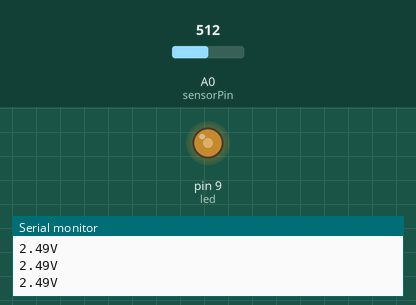
Bench run of a sketch on a simulated Arduino Uno, built with avr-gcc and run on an emulated ATmega328P. Shown: output pins drawn as LEDs (lit = HIGH), the last lines printed to the serial monitor. Inputs (shaded band) come from the test bench; at power-on: A0 (sensorPin) = 512.

Above: at 1.2 s.
1.3 s: A0 (sensorPin) set to 716
At 2.5 s:
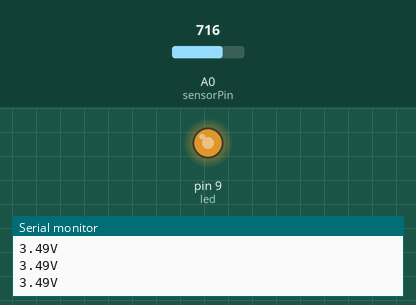
2.8 s: A0 (sensorPin) set to 900
At 4.0 s:
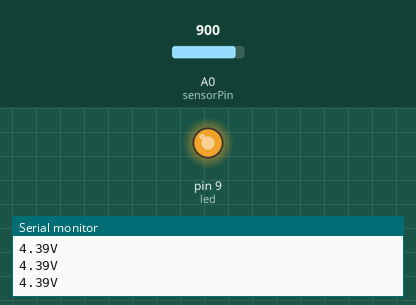
4.3 s: A0 (sensorPin) set to 122
At 5.5 s:
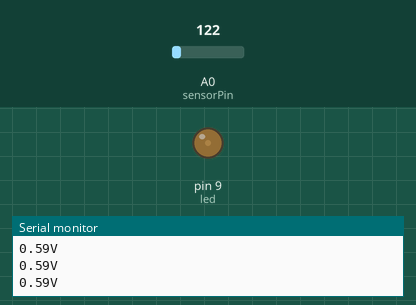
5.8 s: A0 (sensorPin) set to 0
At 7.0 s:
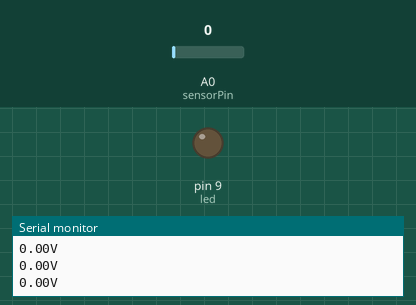
7.3 s: A0 (sensorPin) set to 511
At 8.5 s:
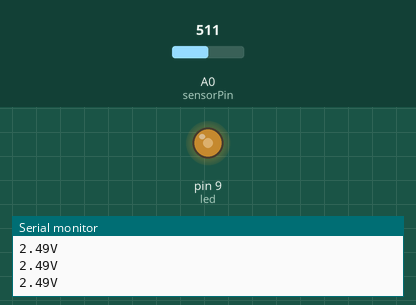
Timing chart, 0 to 9.8 s (numbered marks = the images above; inputs shaded):
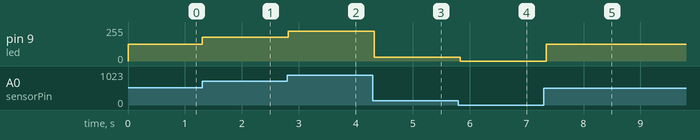

The sketch:

photoresistor_LED.ino
```cpp
int sensorPin = A0;    // select the input pin for the potentiometer
int sensorValue = 0;  // variable to store the value coming from the sensor
int led = 9;           // the PWM pin the LED is attached to
float voltage = 0;  // voltage(0~5V) cross the resistor which is affected by the photoresistor

// the setup routine runs once when you press reset:
void setup() {
  // declare pin 9 to be an output:
  pinMode(led, OUTPUT);
  Serial.begin(9600);
}

// the loop routine runs over and over again forever:
void loop() {
  // read the value from the sensor:
  sensorValue = analogRead(sensorPin);
  sensorValue = map(sensorValue, 0, 1023, 0, 255);

  // set the brightness of pin 9:
  analogWrite(led, sensorValue);

  // show the voltage(0~5V) cross the resistor
  voltage = (sensorValue/255.0)*5.0;  // map to 0~5V
  Serial.print(voltage);
  Serial.println("V");

  // wait for 100 milliseconds to see the dimming effect
  delay(100);
}
```

Measured:
- after the input at 1.3 s, pin 9 (led): 127/255 → 178/255 at once
- after the input at 2.8 s, pin 9 (led): 178/255 → 224/255 at once
- after the input at 4.3 s, pin 9 (led): 224/255 → 30/255 at once
- after the input at 5.8 s, pin 9 (led): 30/255 → 0/255 at once
- after the input at 7.3 s, pin 9 (led): 0/255 → 127/255 at once
